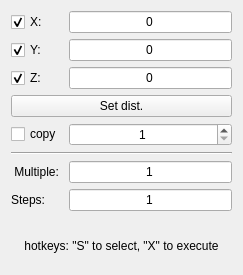
<?xml version="1.0" encoding="UTF-8"?>
<ui version="4.0">
 <class>DialogBeamShift</class>
 <widget class="QDialog" name="Dialog">
  <property name="geometry">
   <rect>
    <x>0</x>
    <y>0</y>
    <width>243</width>
    <height>275</height>
   </rect>
  </property>
  <property name="focusPolicy">
   <enum>Qt::NoFocus</enum>
  </property>
  <property name="windowTitle">
   <string>Move</string>
  </property>
  <layout class="QGridLayout" name="gridLayout">
   <property name="bottomMargin">
    <number>0</number>
   </property>
   <item row="9" column="0">
    <widget class="QLabel" name="label_4">
     <property name="text">
      <string> Multiple: </string>
     </property>
     <property name="buddy">
      <cstring>edit4</cstring>
     </property>
    </widget>
   </item>
   <item row="10" column="1">
    <widget class="QLineEdit" name="edit5">
     <property name="text">
      <string>1</string>
     </property>
     <property name="alignment">
      <set>Qt::AlignCenter</set>
     </property>
    </widget>
   </item>
   <item row="2" column="1">
    <widget class="QLineEdit" name="edit3">
     <property name="text">
      <string>0</string>
     </property>
     <property name="alignment">
      <set>Qt::AlignCenter</set>
     </property>
    </widget>
   </item>
   <item row="4" column="0" colspan="2">
    <widget class="QPushButton" name="btn1">
     <property name="focusPolicy">
      <enum>Qt::NoFocus</enum>
     </property>
     <property name="text">
      <string>Set dist.</string>
     </property>
    </widget>
   </item>
   <item row="0" column="1">
    <widget class="QLineEdit" name="edit1">
     <property name="text">
      <string>0</string>
     </property>
     <property name="alignment">
      <set>Qt::AlignCenter</set>
     </property>
    </widget>
   </item>
   <item row="2" column="0">
    <widget class="QCheckBox" name="cbZ">
     <property name="text">
      <string>Z: </string>
     </property>
     <property name="checked">
      <bool>true</bool>
     </property>
    </widget>
   </item>
   <item row="9" column="1">
    <widget class="QLineEdit" name="edit4">
     <property name="text">
      <string>1</string>
     </property>
     <property name="alignment">
      <set>Qt::AlignCenter</set>
     </property>
    </widget>
   </item>
   <item row="5" column="1">
    <widget class="QSpinBox" name="spinBox">
     <property name="alignment">
      <set>Qt::AlignCenter</set>
     </property>
     <property name="minimum">
      <number>1</number>
     </property>
    </widget>
   </item>
   <item row="1" column="1">
    <widget class="QLineEdit" name="edit2">
     <property name="text">
      <string>0</string>
     </property>
     <property name="alignment">
      <set>Qt::AlignCenter</set>
     </property>
    </widget>
   </item>
   <item row="10" column="0">
    <widget class="QLabel" name="label_5">
     <property name="text">
      <string>Steps: </string>
     </property>
     <property name="buddy">
      <cstring>edit5</cstring>
     </property>
    </widget>
   </item>
   <item row="1" column="0">
    <widget class="QCheckBox" name="cbY">
     <property name="text">
      <string>Y: </string>
     </property>
     <property name="checked">
      <bool>true</bool>
     </property>
    </widget>
   </item>
   <item row="7" column="0" colspan="2">
    <widget class="Line" name="line">
     <property name="orientation">
      <enum>Qt::Horizontal</enum>
     </property>
    </widget>
   </item>
   <item row="5" column="0">
    <widget class="QCheckBox" name="cbCopy">
     <property name="text">
      <string>copy</string>
     </property>
    </widget>
   </item>
   <item row="0" column="0">
    <widget class="QCheckBox" name="cbX">
     <property name="text">
      <string>X: </string>
     </property>
     <property name="checked">
      <bool>true</bool>
     </property>
    </widget>
   </item>
   <item row="11" column="0" colspan="2">
    <widget class="QLabel" name="label">
     <property name="text">
      <string>hotkeys: &quot;S&quot; to select, &quot;X&quot; to execute</string>
     </property>
     <property name="alignment">
      <set>Qt::AlignCenter</set>
     </property>
    </widget>
   </item>
  </layout>
 </widget>
 <tabstops>
  <tabstop>edit1</tabstop>
  <tabstop>edit2</tabstop>
  <tabstop>edit3</tabstop>
  <tabstop>edit5</tabstop>
  <tabstop>edit4</tabstop>
 </tabstops>
 <resources/>
 <connections/>
</ui>
